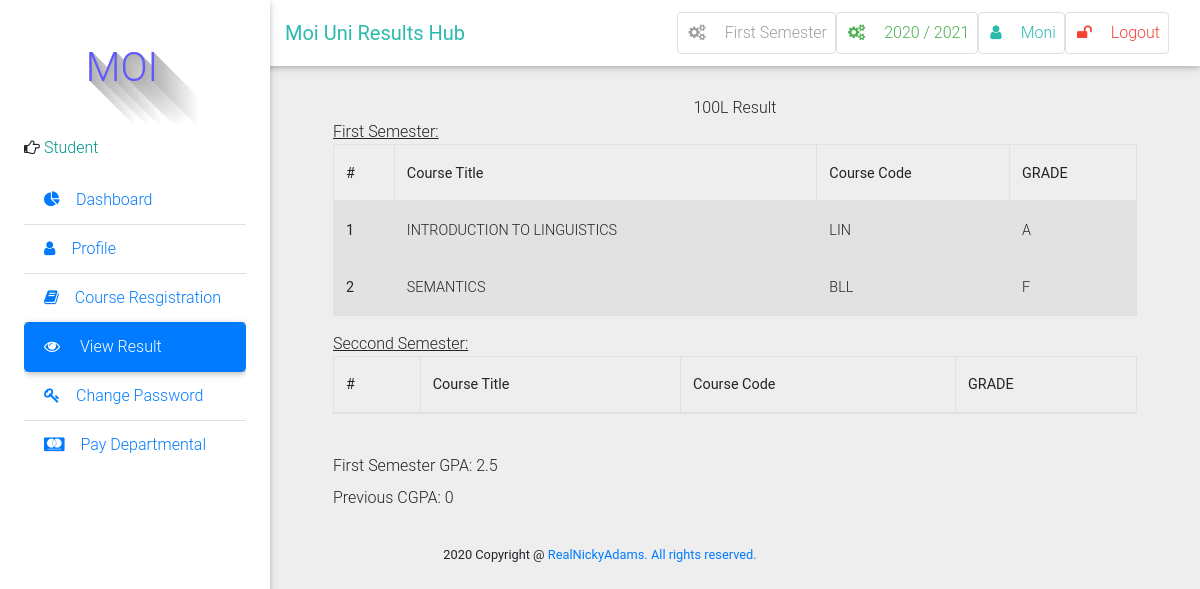
Page /result/ (signed in) on the committed database.
### result/models.py (models this page shows, shortened)
class Semester(models.Model):
    semester = models.CharField(max_length=10, choices=SEMESTER, blank=True)
    is_current_semester = models.BooleanField(default=False, blank=True, null=True)
    session = models.ForeignKey(Session, on_delete=models.CASCADE, blank=True, null=True)
    next_semester_begins = models.DateField(null=True, blank=True)
    def __str__(self):
        return self.semester

class Session(models.Model):
    session = models.CharField(max_length=200, unique=True)
    is_current_session = models.BooleanField(default=False, blank=True, null=True)
    next_session_begins = models.DateField(blank=True, null=True)
    def __str__(self):
        return self.session

class User(AbstractUser):
    is_student = models.BooleanField(default=False)
    is_lecturer = models.BooleanField(default=False)
    phone = models.CharField(max_length=60, blank=True, null=True)
    address = models.CharField(max_length=60, blank=True, null=True)
    picture = models.ImageField(upload_to="pictures/", blank=True, null=True)
    email = models.EmailField(blank=True, null=True)
    admission = models.CharField(max_length=10)
    username_validator = ASCIIUsernameValidator()

class Student(models.Model):
	user = models.OneToOneField(User, on_delete=models.CASCADE)
	id_number = models.CharField(max_length=20, unique=True)
	level = models.CharField(choices=LEVEL, max_length=3)

class TakenCourse(models.Model):
    student = models.ForeignKey(Student, on_delete=models.CASCADE)
    course = models.ForeignKey(Course, on_delete=models.CASCADE, related_name='taken_courses')
    ca = models.PositiveIntegerField(blank=True, null=True, default=0)
    exam = models.PositiveIntegerField(blank=True, null=True, default=0)
    total = models.PositiveIntegerField(blank=True, null=True, default=0)
    grade = models.CharField(choices=GRADE, max_length=1, blank=True)
    comment = models.CharField(choices=COMMENT, max_length=200, blank=True)

class Course(models.Model):
    courseTitle = models.CharField(max_length=200)
    courseCode = models.CharField(max_length=200, unique=True)
    courseUnit = models.CharField(max_length=200)
    description = models.TextField(max_length=200, blank=True)
    level = models.CharField(choices=LEVEL, max_length=3, blank=True)
    semester = models.CharField(choices=SEMESTER, max_length=200)
    is_elective = models.BooleanField(default=False, blank=True, null=True)

class Result(models.Model):
    student = models.ForeignKey(Student, on_delete=models.CASCADE)
    gpa = models.FloatField(null=True)
    cgpa = models.FloatField(null=True)
    semester = models.CharField(max_length=100, choices=SEMESTER)
    session = models.CharField(max_length=100, blank=True, null=True)
    level = models.CharField(max_length=100, choices=LEVEL)

### result/views.py (the view)
# urls.py: path('result/', views.view_result, name="view_results"),
@login_required
@student_required
def view_result(request):
    student = Student.objects.get(user__pk=request.user.id)
    current_semester = Semester.objects.get(is_current_semester=True)
    courses = TakenCourse.objects.filter(student__user__pk=request.user.id, course__level=student.level)
    result = Result.objects.filter(student__user__pk=request.user.id)
    current_semester_grades = {}
    previousCGPA = 0
    previousLEVEL = 0
    for i in result:
        if not int(i.level) - 100 == 0: # TODO think n check the logic
            previousLEVEL = i.level
            try:
                a = Result.objects.get(student__user__pk=request.user.id, level=previousLEVEL, semester="Second")
                previousCGPA = a.cgpa
                break
            except:
                previousCGPA = 0
        else:
            break
    context = {
            "courses": courses,
            "result":result,
            "student": student,
            "previousCGPA": previousCGPA,
            }
    return render(request, 'students/view_results.html', context)

### result/context_processors.py (called while the page is built)
def get_current_year_to_context(request):
    current_datetime = datetime.datetime.now()
    return {
        'current_year': current_datetime.year
    }

def session_processor(request):
    current_session = Session.objects.get(is_current_session=True)
    return {"current_session": current_session}

def semester_processor(request):
    current_semester = Semester.objects.get(is_current_semester=True)
    return {"current_semester": current_semester}

### templates/students/view_results.html (shortened to what this page needs)
{% extends 'base.html' %}
{% block side_bar %}
    {% include 'partial_active_element.html' with active='view_results' %}
{% endblock side_bar %}
{% block content %}
	<div class="container-fluid mt-5">
<center>{{ student.level }}L Result</center>
<div class="table-wrapper-scroll-y">
  <table class="table table-bordered table-striped">
    <thead>
      <tr>
        <th scope="col">#</th>
        <th scope="col">Course Title</th>
        <th scope="col">Course Code</th>
        <th scope="col">GRADE</th>
      </tr>
    </thead>
    <u>First Semester:</u>
    {% for course in courses %}
    {% if course.course.semester == "First" %}
    <tbody>
      <tr>
        <th scope="row">{{ forloop.counter }}</th>
        <td>{{ course.course.courseTitle }}</td>
        <td>{{ course.course.courseCode }}</td>
        <td>{{ course.grade }}</td>
      </tr>
    </tbody>
    {% endif %}
    {% endfor %}
    <br>
  </table>
    <table class="table table-bordered table-striped">
    <thead>
      <tr>
        <th scope="col">#</th>
        <th scope="col">Course Title</th>
        <th scope="col">Course Code</th>
        <th scope="col">GRADE</th>
      </tr>
    </thead>
    <u>Seccond Semester:</u>
  </table>
</div>
<br>
<tbody>
  {% for result in result %}
  {% if result.semester == "First" %}
  <tr>
    <th><label>First Semester GPA:</label> {{ result.gpa }}</th>
  </tr>
  <br>
  {% endif %}
  {% endfor %}
  <tr>
    <th><label>Previous CGPA:</label> {{ previousCGPA }}</th>
  </tr>
</tbody>
</div>
<br>
{% endblock %}

### templates/base.html (shortened to what this page needs)
 {%load static %}
<!DOCTYPE html>
<html lang="en">
    <head>
        <link rel="stylesheet" href="https://maxcdn.bootstrapcdn.com/font-awesome/4.7.0/css/font-awesome.min.css">
        <link href="{% static 'css/bootstrap.min.css' %}" rel="stylesheet">
        <link href="{% static 'css/mdb.min.css' %}" rel="stylesheet">
        <link href="{% static 'css/style.css' %}" rel="stylesheet">
    </head>
    <body class="grey lighten-3">
    <header>
        <nav class="navbar fixed-top navbar-expand-lg navbar-light white scrolling-navbar">
            <div class="container-fluid">
                <a class="navbar-brand waves-effect" href="/">
                    <strong class="text-default ">Moi Uni Results Hub</strong>
                </a>
                <div class="collapse navbar-collapse" id="navbarSupportedContent">
                          {% if user.is_authenticated %}
                    <ul class="navbar-nav nav-flex-icons">
                        <li class="nav-item">
                            <a href="{% if request.user.is_superuser %}{% url 'manage_semester' %}{% else %}#{% endif %}" class="nav-link border border-light grey-text rounded waves-effect">
                                <i class="fa fa-cogs mr-3"></i>{{ current_semester }} Semester
                            </a>
                        </li>
                        <li class="nav-item">
                            <a href="{% if request.user.is_superuser %}{% url 'manage_session' %}{% else %}#{% endif %}" class="nav-link border border-light green-text rounded waves-effect">
                                <i class="fa fa-cogs mr-3"></i>{{ current_session }}
                            </a>
                        </li>
                        <li class="nav-item">
                            <a href="{% url 'profile' %}" class="nav-link border border-light rounded waves-effect text-default">
                                <i  class="fa fa-user mr-3"></i>{{ user|capfirst }}
                            </a>
                        </li>
                         <li class="nav-item">
                            <a href="/accounts/logout/" class="nav-link border border-light rounded waves-effect red-text">
                                <i class="fa fa-unlock mr-3"></i>Logout
                            </a>
                        </li>
                    {% endif %}
                </div>
            </div>
        </nav>
        <div class="sidebar-fixed position-fixed">
                <p style="margin-left: 30px;" id="icon" class="logo"> MOI</p>
                {% if request.user.is_lecturer %}
                <p><i class="fa fa-hand-o-right" aria-hidden="true"></i>
                    <span class="teal-text text-center"> Course Lecturer</span></p>
                {% elif request.user.is_student %}
                <p><i class="fa fa-hand-o-right" aria-hidden="true"></i>
                    <span class="teal-text text-center"> Student</span></p>
                {% else %}
                <p><i class="fa fa-hand-o-right" aria-hidden="true"></i>
                    <span class="teal-text text-center"> System Admin</span></p>
                {% endif %}
            <div class="dashboard">
            {% block side_bar %}{% endblock side_bar %}
            </div>
        </div>
    </header>
    <main class="pt-5 mx-lg-5">
        {% block content%} {% endblock %}
    </main>
<footer class="footer text-center">
        <div class="container">
            <small class="copyright">{{ current_year }} Copyright @ <a href="#">RealNickyAdams. All rights reserved. </a></small>
        </div>
    </footer>
    </body>
</html>

### static/css/style.css (style rules this page uses)
.sidebar-fixed { height: 100vh; width: 270px; -webkit-box-shadow: 0 2px 5px 0 rgba(0, 0, 0, 0.16), 0 2px 10px 0 rgba(0, 0, 0, 0.12); box-shadow: 0 2px 5px 0 rgba(0, 0, 0, 0.16), 0 2px 10px 0 rgba(0, 0, 0, 0.12); z-index: 1050; background-color: #fff; padding: 1.5rem; padding-top: 0; }
@media (min-width: 1200px) { .navbar, .page-footer, main { padding-left: 270px; } }
.logo { text-color:#006666; text-shadow: rgb(179, 179, 179) 0px 0px 0px, rgb(180, 180, 180) 1px 1px 0px, rgb(182, 182, 182) 2px 2px 0px, rgb(184, 184, 184) 3px 3px 0px, rgb(185, 185, 185) 4px 4px 0px, rgb(187, 187, 187) 5px 5px 0px, rgb(189, 189, 189) 6px 6px 0px, rgb(190, 190, 190) 7px 7px 0px, rgb(192, 192, 192) 8px 8px 0px, rgb(194, 194, 194) 9px 9px 0px, rgb(195, 195, 195) 10px 10px 0px, rgb(197, 197, 197) 11px 11px 0px, rgb(199, 199, 199) 12px 12px 0px, rgb(201, 201, 201) 13px 13px 0px, rgb(202, 202, 202) 14px 14px 0px, rgb(204, 204, 204) 15px 15px 0px, rgb(206, 206, 206) 16px 16px 0px, rgb(207, 207, 207) 17px 17px 0px, rgb(209, 209, 209) 18px 18px 0px, rgb(211, 211, 211) 19px 19px 0px, rgb(212, 212, 212) 20px 20px 0px, rgb(214, 214, 214) 21px 21px 0px, rgb(216, 216, 216) 22px 22px 0px, rgb(218, 218, 218) 23px 23px 0px, rgb(219, 219, 219) 24px 24px 0px, rgb(221, 221, 221) 25px 25px 0px, rgb(223, 223, 223) 26px 26px 0px, rgb(224, 224, 224) 27px 27px 0px, rgb(226, 226, 226) 28px 28px 0px, rgb(228, 228, 228) 29px 29px 0px, rgb(230, 230, 230) 30px 30px 0px, rgb(231, 231, 231) 31px 31px 0px, rgb(233, 233, 233) 32px 32px 0px, rgb(235, 235, 235) 33px 33px 0px, rgb(236, 236, 236) 34px 34px 0px, rgb(238, 238, 238) 35px 35px 0px, rgb(240, 240, 240) 36px 36px 0px, rgb(241, 241, 241) 37px 37px 0px, rgb(243, 243, 243) 38px 38px 0px, rgb(245, 245, 245) 39px 39px 0px, rgb(247, 247, 247) 40px 40px 0px, rgb(248, 248, 248) 41px 41px 0px, rgb(250, 250, 250) 42px 42px 0px, rgb(252, 252, 252) 43px 43px 0px, rgb(253, 253, 253) 44px 44px 0px; font-size: 40px; color: rgb(95, 89, 255); height: 120px; width: 136px; line-height: 136px; border-radius: ; text-align: center; background-color: rgb(255, 255, 255); }

### templates/base.html (style rules this page uses)
.dashboard { display: block; max-height: 500px; overflow-y: auto; -ms-overflow-style: -ms-autohiding-scrollbar; }

### templates/students/view_results.html (style rules this page uses)
.table-wrapper-scroll-y { display: block; max-height: 350px; overflow-y: auto; -ms-overflow-style: -ms-autohiding-scrollbar; }

### rows in the picture
Semester: semester "First"
Session: session "2020 / 2021"
User: username "Moni"
Student: level "100"
TakenCourse: course.courseTitle "INTRODUCTION TO LINGUISTICS", course.courseCode "LIN", grade "A"
TakenCourse: course.courseTitle "SEMANTICS", course.courseCode "BLL", grade "F"
Result: gpa "2.5"

### other values in the picture
{{ previousCGPA }} "0"
